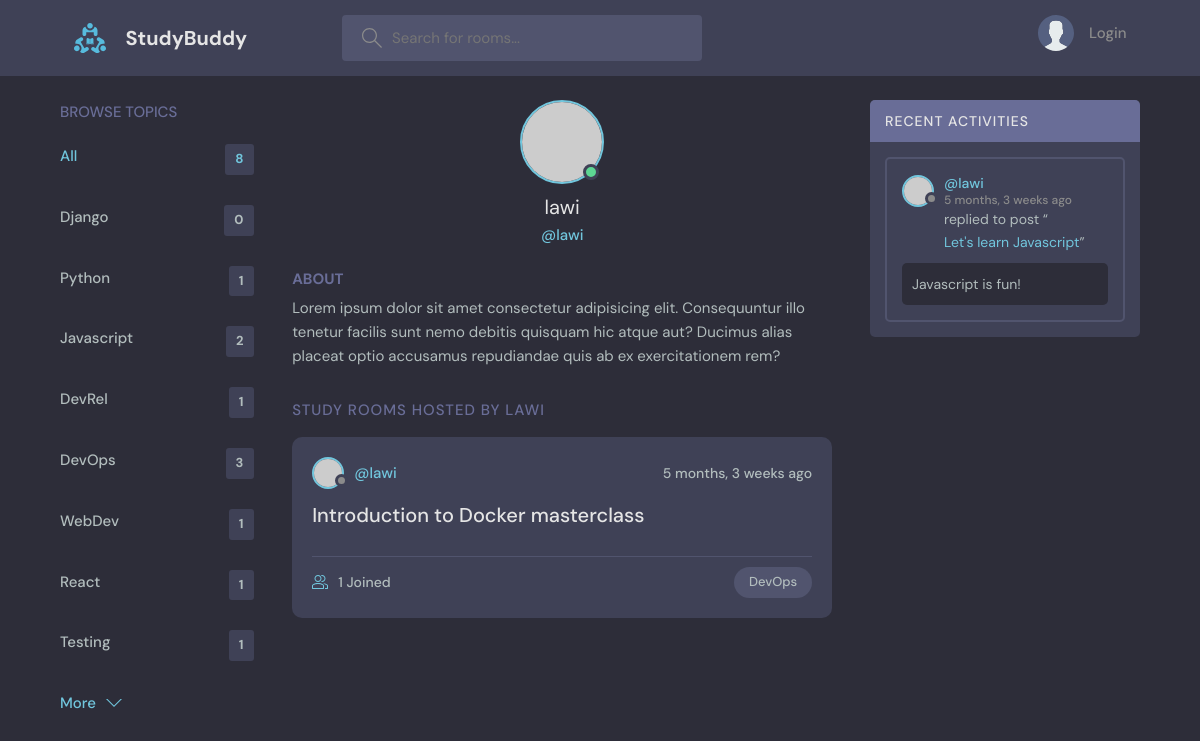
Screenshot of /profile/3/ with the database file from the repository.
### base/models.py (models this page shows, shortened)
class Topic(models.Model):
    name = models.CharField(max_length=200)

class Room(models.Model):
   host = models.ForeignKey(User, on_delete=models.SET_NULL, null=True)
   topic = models.ForeignKey(Topic, on_delete=models.SET_NULL, null=True)
   name = models.CharField (max_length=200)
   description = models.TextField(null=True, blank=True)
   participants = models.ManyToManyField(User, related_name='participants', blank=True)      #users active in a room
   updated = models.DateTimeField(auto_now=True)
   created = models.DateTimeField(auto_now_add=True)
   class Meta:
        ordering = ['-updated', '-created']
   def __str__(self):
    return self.name

class Message(models.Model):
    user = models.ForeignKey(User, on_delete=models.CASCADE)
    room = models.ForeignKey(Room, on_delete=models.CASCADE)
    body = models.TextField()
    updated = models.DateTimeField(auto_now=True)
    created = models.DateTimeField(auto_now_add=True)
    class Meta:
        ordering = ['-updated', '-created']
    def __str__(self):
        return self.body[0:50]

### base/views.py (the view)
# urls.py: path('profile/<str:pk>/', views.userProfile, name="user-profile"),
def userProfile(request, pk):
    user = User.objects.get(id=pk)
    rooms = user.room_set.all()
    room_messages = user.message_set.all()
    topics = Topic.objects.all()
    context = {'user': user, 'rooms': rooms,
     'room_messages': room_messages, 'topics': topics}
    return render(request, 'base/profile.html', context)

### base/templates/base/profile.html (shortened to what this page needs)
{% extends 'main.html' %}
{% block content %}
<main class="profile-page layout layout--3">
   <div class="container">
      {% include 'base/topics_component.html' %}
      <div class="roomList">
        <div class="profile">
          <div class="profile__avatar">
            <div class="avatar avatar--large active">
              <img src="https://randomuser.me/api/portraits/men/11.jpg" />
            </div>
          </div>
          <div class="profile__info">
            <h3>{{user.username}}</h3>
            <p>@{{user.username}}</p>
          </div>
          <div class="profile__about">
            <h3>About</h3>
            <p>
              Lorem ipsum dolor sit amet consectetur adipisicing elit. Consequuntur illo tenetur
              facilis sunt nemo debitis quisquam hic atque aut? Ducimus alias placeat optio
              accusamus repudiandae quis ab ex exercitationem rem?
            </p>
          </div>
        </div>
        <div class="roomList__header">
          <div>
            <h2>Study Rooms Hosted by {{user.username}}</a>
            </h2>
          </div>
        </div>
        {% include 'base/feed_component.html' %}
      </div>
            {% include 'base/activity_Component.html' %}
    </div>
</main>
{% endblock content %}

### base/templates/base/topics_component.html
<div class="topics">
    <div class="topics__header">
      <h2>Browse Topics</h2>
    </div>
    <ul class="topics__list">
      <li>
        <a href="{% url 'home' %}" class="active">All <span>{{topics.count}}</span></a>
      </li>
      {% for topic in topics %}
      <li>
        <a href="{% url 'home' %}?q={{topic.name}}">{{topic.name}}<span>{{topic.room_set.all.count}}</span></a>
      </li>
      {% endfor %}
    </ul>
    <a class="btn btn--link" href="topics.html">
      More
      <svg
        version="1.1"
        xmlns="http://www.w3.org/2000/svg"
        width="32"
        height="32"
        viewBox="0 0 32 32"
      >
        <title>chevron-down</title>
        <path d="M16 21l-13-13h-3l16 16 16-16h-3l-13 13z"></path>
      </svg>
    </a>
  </div>

### base/templates/base/feed_component.html (shortened to what this page needs)
{% for room in rooms %}
<div class="roomListRoom">
  <div class="roomListRoom__header">
    <a href="" class="roomListRoom__author">
      <div class="avatar avatar--small">
        <img src="https://randomuser.me/api/portraits/women/11.jpg" />
      </div>
      <span>@{{room.host.username}}</span>
    </a>
    <div class="roomListRoom__actions">
      <span>{{room.created|timesince}} ago</span>
    </div>
  </div>
  <div class="roomListRoom__content">
    <a href="{% url 'room' room.id %}">{{room.name}}</a>
  </div>
  <div class="roomListRoom__meta">
    <a href="{% url 'room' room.id %}" class="roomListRoom__joined">
      {{room.participants.all.count}} Joined
    </a>
    <p class="roomListRoom__topic">{{room.topic.name}}</p>
  </div>
</div>
{% endfor %}

### base/templates/base/activity_component.html (shortened to what this page needs)
<div class="activities">
  <div class="activities__header">
    <h2>Recent Activities</h2>
  </div>
  {% for message in room_messages %}
  <div class="activities__box">
    <div class="activities__boxHeader roomListRoom__header">
      <a href="" class="roomListRoom__author">
        <div class="avatar avatar--small">
          <img src="https://randomuser.me/api/portraits/women/11.jpg" />
        </div>
        <p>
          @{{message.user}}
          <span>{{message.created|timesince}} ago</span>
        </p>
      </a>
    </div>
    <div class="activities__boxContent">
      <p>
        replied to post “<a href="{% url 'room' message.room.id %}">{{message.room}}</a>”
      </p>
      <div class="activities__boxRoomContent">
       {{message.body}}
      </div>
    </div>
  </div>
  {% endfor %}
</div>

### rows the page displays
Topic: name "Django", room_set.all.count "0"
Topic: name "Python", room_set.all.count "1"
Topic: name "Javascript", room_set.all.count "2"
Topic: name "DevRel", room_set.all.count "1"
Topic: name "DevOps", room_set.all.count "3"
Topic: name "WebDev", room_set.all.count "1"
Topic: name "React", room_set.all.count "1"
Topic: name "Testing", room_set.all.count "1"
Room: host.username "lawi", created "5 months, 3 weeks", name "Introduction to Docker masterclass", participants.all.count "1", topic.name "DevOps"
Message: user "lawi", created "5 months, 3 weeks", room "Let's learn Javascript", body "Javascript is fun!"

### other values shown
{{ topics.count }} "8"
{{ user.username }} "lawi"
{{ user.username }} "LAWI"
